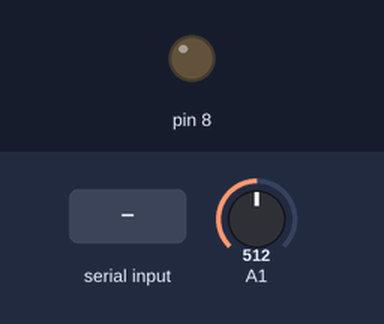
Recording of a sketch running on a simulated Arduino Mega 2560, built with avr-gcc and run on an emulated ATmega2560. Parts: output pins drawn as LEDs (lit = HIGH). The inputs (shaded band) are chosen by the test bench; at power-on: A1 = 512. What the sketch prints to the serial monitor is not drawn.

Above: at 1.2 s.
1.3 s: "1" received over the second serial link
At 2.9 s:
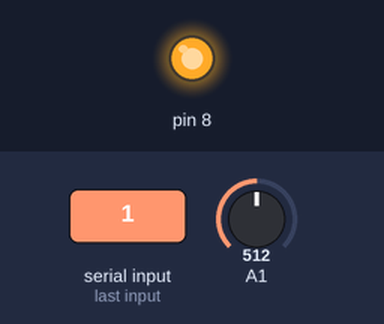
3.5 s: "2" received over the second serial link
At 4.1 s:
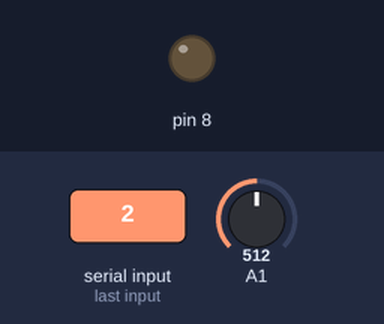
Timing chart, 0 to 6.5 s (numbered marks = the images above; inputs shaded):
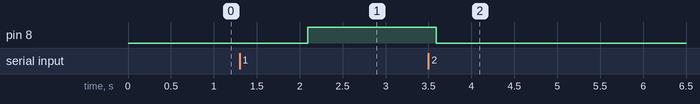

The sketch:

praktikum.ino
```cpp
int inByte=-1;
int mostureSensor = A0;
void setup()
{
  pinMode(8, OUTPUT);
  Serial.begin(9600);
  Serial.println("Enter AT commands:");
  Serial1.begin(9600);
  Serial1.println("Bacin Tanaman");
  Serial1.println("===================");
  Serial1.println("0 : Cek Status Air");
  Serial1.println("1 : Siram Air");
  Serial1.println("2 : Matikan Air");
  Serial1.println("===================");
  Serial1.println("Menunggu Intruksi");
  Serial1.println("===================");
  Serial1.println(" ");
}

void loop()
{
  int kelembaban = analogRead(A1);
  Serial.println(kelembaban);
  delay(1000);
  // Keep reading from HC-05 and send to Arduino Serial Monitor
  if (Serial1.available())  {
    inByte=Serial1.read();
    Serial.write(inByte);
    if (inByte == '0')
    {
      if (kelembaban >= 820)
      {
        Serial1.println("Haus Pool sam -_-");
      }

      else if (kelembaban >= 615 && kelembaban < 820)
      {
        Serial1.println("Tenggorokan Kering");
      }

      else if (kelembaban >= 410 && kelembaban < 615)
      {
        Serial1.println("Lumayan");
      }
      else if (kelembaban >= 250 && kelembaban < 410)
      {
        Serial1.println("seger boss");
      }
      else if (kelembaban >= 0 && kelembaban < 250)
      {
        Serial1.println("Becek boss, -_- gak enak badan ");
      }
    }

    else if(inByte=='1')
    {
      digitalWrite(8,HIGH);
      Serial1.println("air Menyala");
    }

    else if(inByte=='2')
    {
      digitalWrite(8,LOW);
      Serial1.println("air Mati");
    }

    delay(500);
  }
  // Keep reading from Arduino Serial Monitor and send to HC-05
  if (Serial.available()) {
    Serial1.write(Serial.read());


  }
}
```

Measured:
- after the input at 1.3 s, pin 8: LOW → HIGH after 0.79 s
- after the input at 3.5 s, pin 8: HIGH → LOW after 0.09 s
